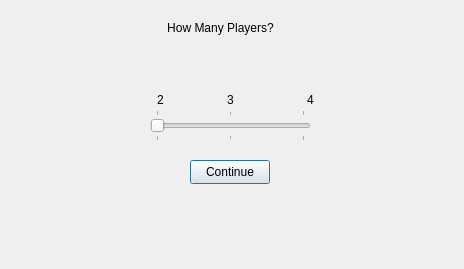
<?xml version="1.0" encoding="UTF-8"?>
<ui version="4.0">
 <class>NumPlayers</class>
 <widget class="QDialog" name="NumPlayers">
  <property name="geometry">
   <rect>
    <x>0</x>
    <y>0</y>
    <width>464</width>
    <height>269</height>
   </rect>
  </property>
  <property name="windowTitle">
   <string>Dialog</string>
  </property>
  <widget class="QLabel" name="label">
   <property name="geometry">
    <rect>
     <x>160</x>
     <y>20</y>
     <width>121</width>
     <height>16</height>
    </rect>
   </property>
   <property name="text">
    <string>How Many Players?</string>
   </property>
   <property name="alignment">
    <set>Qt::AlignCenter</set>
   </property>
  </widget>
  <widget class="QSlider" name="slider">
   <property name="geometry">
    <rect>
     <x>150</x>
     <y>110</y>
     <width>161</width>
     <height>31</height>
    </rect>
   </property>
   <property name="minimum">
    <number>2</number>
   </property>
   <property name="maximum">
    <number>4</number>
   </property>
   <property name="pageStep">
    <number>1</number>
   </property>
   <property name="orientation">
    <enum>Qt::Horizontal</enum>
   </property>
   <property name="invertedControls">
    <bool>false</bool>
   </property>
   <property name="tickPosition">
    <enum>QSlider::TicksBothSides</enum>
   </property>
   <property name="tickInterval">
    <number>1</number>
   </property>
  </widget>
  <widget class="QLabel" name="label_3">
   <property name="geometry">
    <rect>
     <x>220</x>
     <y>90</y>
     <width>21</width>
     <height>20</height>
    </rect>
   </property>
   <property name="text">
    <string>3</string>
   </property>
   <property name="alignment">
    <set>Qt::AlignCenter</set>
   </property>
  </widget>
  <widget class="QLabel" name="label_4">
   <property name="geometry">
    <rect>
     <x>300</x>
     <y>90</y>
     <width>21</width>
     <height>20</height>
    </rect>
   </property>
   <property name="text">
    <string>4</string>
   </property>
   <property name="alignment">
    <set>Qt::AlignCenter</set>
   </property>
  </widget>
  <widget class="QLabel" name="label_7">
   <property name="geometry">
    <rect>
     <x>150</x>
     <y>90</y>
     <width>21</width>
     <height>20</height>
    </rect>
   </property>
   <property name="text">
    <string>2</string>
   </property>
   <property name="alignment">
    <set>Qt::AlignCenter</set>
   </property>
  </widget>
  <widget class="QPushButton" name="pushButton">
   <property name="geometry">
    <rect>
     <x>190</x>
     <y>160</y>
     <width>80</width>
     <height>24</height>
    </rect>
   </property>
   <property name="text">
    <string>Continue</string>
   </property>
  </widget>
 </widget>
 <resources/>
 <connections/>
</ui>
